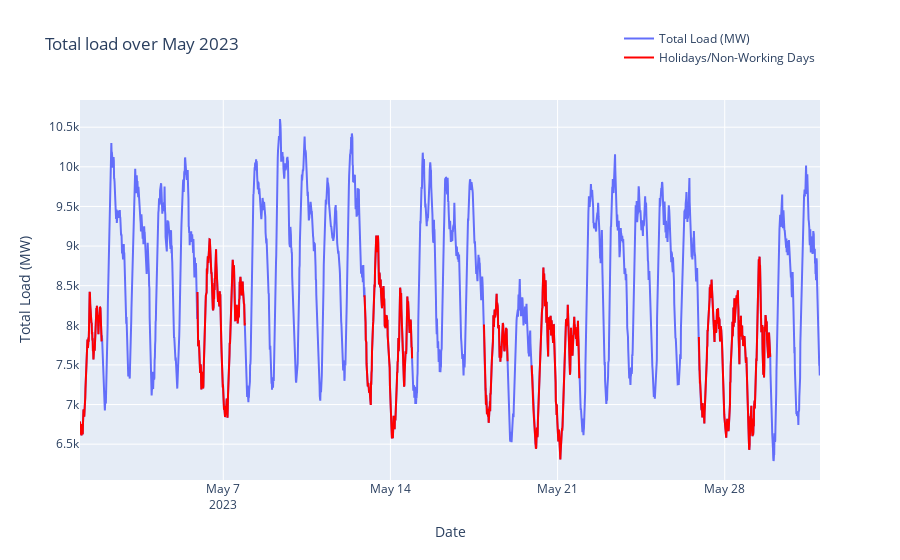

The cell this chart's notebook holds for it:
### Code cell
fig = go.Figure()
fig.add_trace(go.Scatter(x=data_2023_May['datetime_utc'], y=data_2023_May['total_load'],
                         mode='lines', name='Total Load (MW)'))

# Prepare the holiday data
holiday_data = data_2023_May['total_load'].copy()
# Set total_load to None for non-holiday points
holiday_data[(data_2023_May['holiday'] == 0) & (data_2023_May['not_working'] == 0)] = None

# Add the holiday plot
fig.add_trace(go.Scatter(x=data_2023_May['datetime_utc'], y=holiday_data,
                         mode='lines', name='Holidays/Non-Working Days', line=dict(color='red')))

# Update layout and show the plot
fig.update_layout(title='Total load over May 2023',
                  xaxis_title='Date', yaxis_title='Total Load (MW)',
                  legend=dict(x=1, y=1.2, xanchor='right', yanchor='top')
)


fig.show(config={'staticPlot': True})
pio.write_image(fig, 'load_May_plotly.pdf')

### Figure 1 — Plotly figure (JSON) as saved in the notebook; plotly's stock layout.template omitted (floating-point values rounded to 4 significant figures; data arrays with more than 128 entries replaced by an {"elided": "..."} marker saying what was removed)
{"data": [{"mode": "lines", "name": "Total Load (MW)", "type": "scatter", "x": {"elided": "2976 str values"}, "y": {"elided": "2976 float values"}}, {"line": {"color": "red"}, "mode": "lines", "name": "Holidays/Non-Working Days", "type": "scatter", "x": {"elided": "2976 str values"}, "y": {"elided": "2976 float values"}}], "layout": {"legend": {"x": 1, "xanchor": "right", "y": 1.2, "yanchor": "top"}, "title": {"text": "Total load over May 2023"}, "xaxis": {"title": {"text": "Date"}}, "yaxis": {"title": {"text": "Total Load (MW)"}}}}
